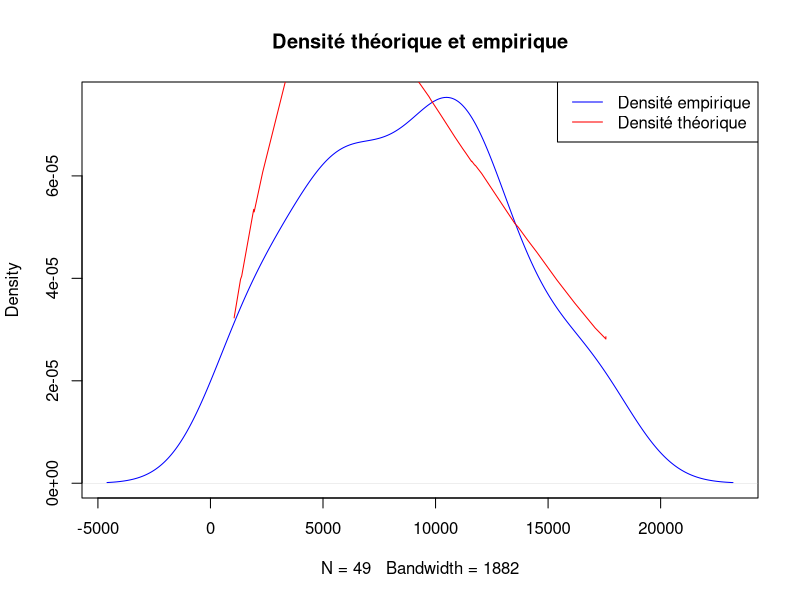
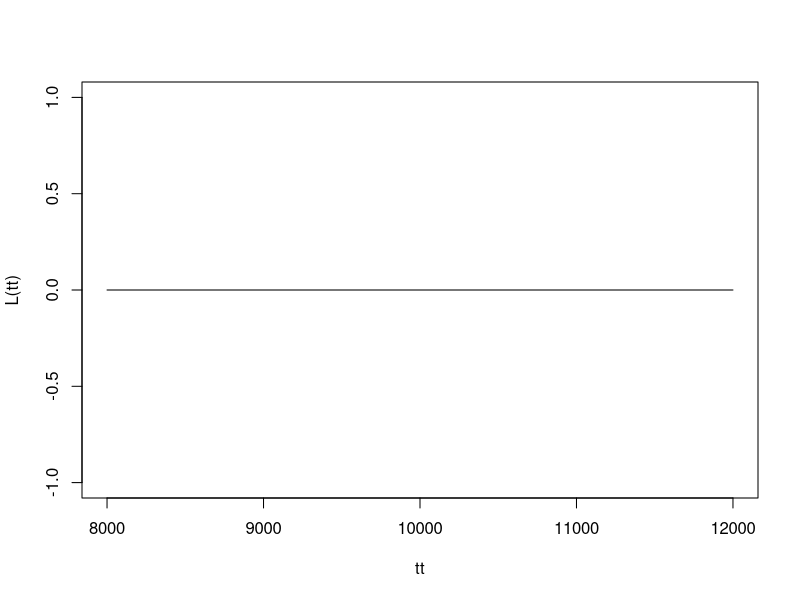
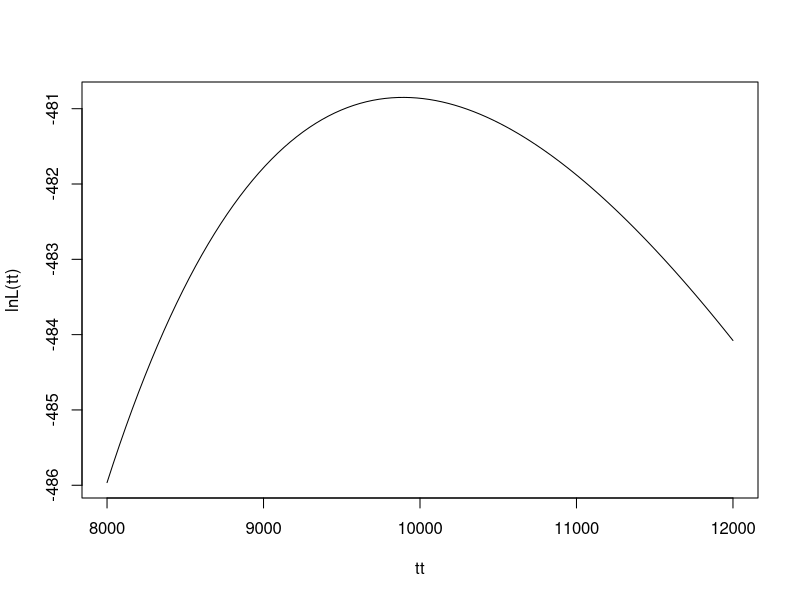
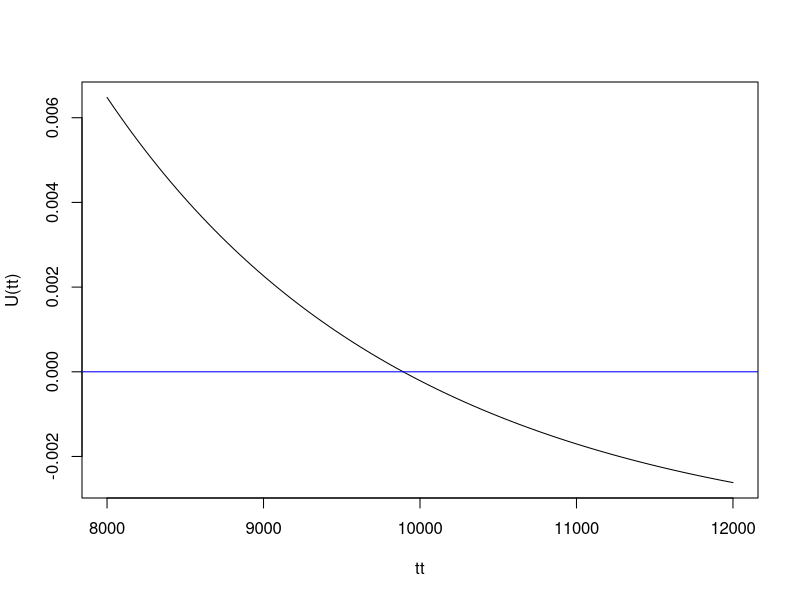
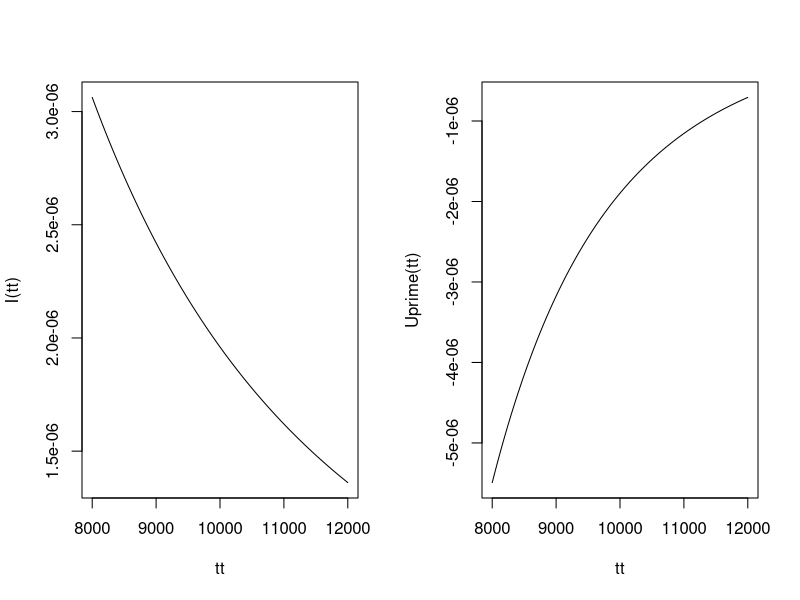

Generate these figures, in order, with R:
#EXERCICE 1


#Données
X = c(1051, 1337, 1389, 1921, 1942, 2322, 3629, 4006, 4012, 4063, 
      4921, 5445, 5620, 5817, 5905, 5956, 6068, 6121, 6473, 7501,
      7886, 8108, 8546, 8666, 8831, 9106, 9711, 9806, 10205,10396,
      10861,11026,11214,11362,11604,11608,11745,11762,11895,12044,
      13520,13670,14110,14496,15395,16179,17092,17568,17568 )

n = 49 #Taille des données

#vecteurs contenant les valeurs possibles de theta
tt = seq(8000, 12000, length = 100)

# Fonction de densité de Weibull
weibull_density <- function(t) {
  2 * X * exp(-((X / t) ^ 2)) / t ^ 2
}


#Tracé de la densité empirique et théorique

plot(density(X), main = 'Densité théorique et empirique', col = 'blue')
lines(X, weibull_density(seq(8000, 12000, length = n)), col = 'red')
legend("topright", legend = c("Densité empirique", "Densité théorique"), col = c("blue", "red"), lty = c(1, 1))


#Fonction de vraisemblance
L = function(t){
  return ((2 / t^2)^n * exp(sum(log(X)) - (sum(X^2) / t^2)))
}

#Tracé du graphique de la fonction de vraisemblance
plot(tt, L(tt), type='l')

#Fonction de log-vraisemblance
lnL = function(t){
  return( n * log(2 / t^2) + sum(log(X)) - sum(X^2) / t^2)
}

#Tracé du graphique de la fonction de log-vraisemblance
plot(tt, lnL(tt), type='l')

#Fonction score
U = function(t){
  return ((-2 * n / t) + ((sum(X^2) * 2) / t^3 ))
}

#Tracé du graphique de la fonction score
plot(tt, U(tt), type='l')
abline(h=0, col='blue')

#On détermine le point exact theta_hat = 9892.176812 en calculant U(t) = 0 à la main


#EXERCICE2

#On a calculé la fonction score U dans l'exercice 1

Uprime = function(t){
  return (2 * n / t^2 - 6 * sum(X^2) / t^4)
}


I = function(t){
  return (n * 4 / t^2)
}

#Mettons les 2 fonctions (U et Uprime) côte à côte pour les comparer
par(mfrow = c(1,2))
plot(tt, I(tt), type='l')
plot(tt, Uprime(tt), type='l')


#Calcul de l'EMV par la méthode de Newton
theta.hat1 = rep(NA, 100)
theta.hat1[1] = mean(X)

for(m in 2:100){
  theta.hat1[m] = theta.hat1[m-1] - U(theta.hat1[m-1]) / Uprime(theta.hat1[m-1])
}


#Calcul de l'EMV par la méthode de Newton-Raphson
theta.hat2 = rep(NA, 100)
theta.hat2[1] = mean(X)

for(m in 2:100){
  theta.hat2[m] = theta.hat2[m-1] + U(theta.hat2[m-1]) / I(theta.hat2[m-1])
}


#On voit que à partir d'un certain moment, la valeur se stabilise. 
#On obtient donc une estimation par maximum de vraisemblance pour le paramètre d'échelle
#La valeur du point de maximum obtenue est 9892.177 qui est égale à la valeur trouvée à l'exercice 1 en faisant le calcul à la main


















